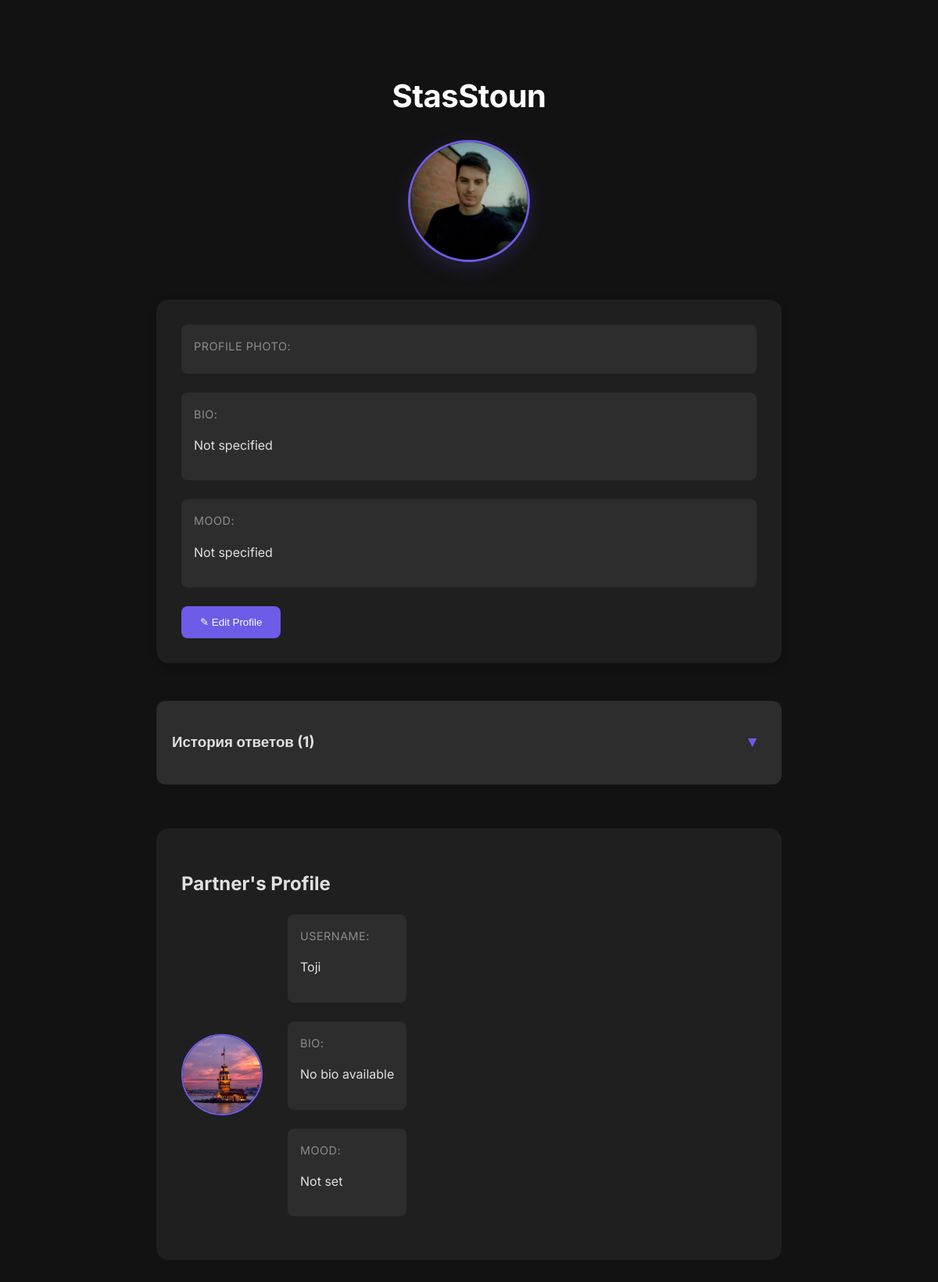
/profile/ (signed in), run on an earlier commit of the app's database.
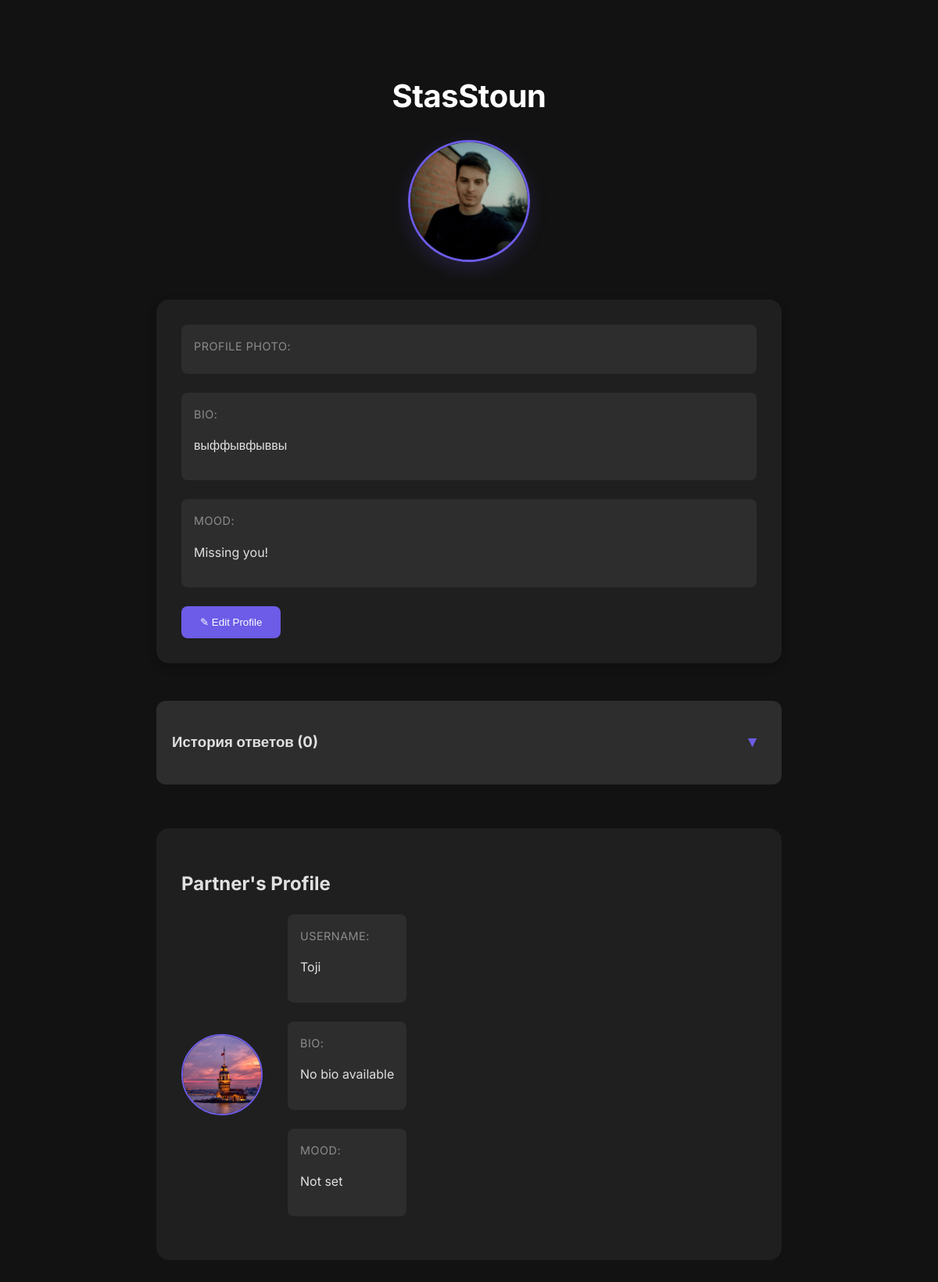
And on a later commit of the database.
### main/models.py (models this page shows, shortened)
class Profile(models.Model):
    user = models.OneToOneField(User, on_delete=models.CASCADE, related_name='profile')
    picture = models.ImageField(upload_to='pictures/', blank=True, null=True)
    bio = models.TextField(blank=True, null=True)
    mood = models.CharField(max_length=100, blank=True, null=True)
    unique_code = models.UUIDField(default=uuid.uuid4, null=True, blank=True)
    partner = models.OneToOneField('self', null=True, blank=True, on_delete=models.SET_NULL)

### main/views.py (the view)
# urls.py: path('profile/', views.profile_view, name='profile'),
@login_required
def profile_view(request):
    try:
        profile = request.user.profile
    except Profile.DoesNotExist:
        profile = Profile.objects.create(user=request.user)
    if profile.picture:
        picture_url = profile.picture.url  # Путь к изображению
    else:
        picture_url = None
    profile = get_object_or_404(Profile, user=request.user)
    answers = UserAnswer.objects.filter(user=request.user).select_related(
        'question__category',
        'chosen_answer'
    ).order_by('created_at')
    if request.method == 'POST':
        form = ProfileEditForm(request.POST, request.FILES, instance=profile)
        if form.is_valid():
            form.save()
            return redirect('profile')
    else:
        form = ProfileEditForm(instance=profile)
    return render(request, 'profile.html', {'profile': profile, 'answers': answers, 'picture_url': picture_url, 'form': form })

### main/templates/profile.html (shortened to what this page needs)
{% load static %}
{% block content %}
<!DOCTYPE html>
<html lang="en">
<head>
    <link rel="stylesheet" href="{% static 'css/profile.css' %}">
</head>
<body>
    <div class="container">
        <div class="profile-header">
            <h1 class="profile-username">{{ user.username }}</h1>
            <div class="profile-avatar">
                {% if user.profile.picture %}
                    <img src="{{ user.profile.picture.url }}" alt="{{ user.username }}'s Profile Picture" class="avatar-image">
                {% else %}
                    <img src="{% static 'images/my_photo.png' %}" alt="Default Avatar" class="avatar-image">
                {% endif %}
            </div>
        </div>
        <div class="profile-section">
            <div class="view-mode">
                <div class="info-item">
                    <span class="info-label">Profile Photo:</span>
                </div>
                <div class="info-item">
                    <span class="info-label">Bio:</span>
                    <p class="view-bio">{{ form.bio.value|default:"Not specified" }}</p>
                </div>
                <div class="info-item">
                    <span class="info-label">Mood:</span>
                    <p class="view-mood">{{ form.mood.value|default:"Not specified" }}</p>
                </div>
                <button onclick="enableEdit()" class="edit-button">✎ Edit Profile</button>
            </div>
        </div>
        <section class="answers-history">
            <div class="history-header">
                <h3>История ответов ({{ answers.count }})</h3>
                <button class="toggle-answers">▼</button>
            </div>
        </section>
        {% if user.profile.partner %}
        <div class="partner-section">
            <h2 class="section-title">Partner's Profile</h2>
            <div class="partner-info">
                <div class="partner-avatar">
                    {% if user.profile.partner.picture %}
                        <img src="{{ user.profile.partner.picture.url }}" alt="{{ user.profile.partner.user.username }}'s Profile Picture" class="avatar-image">
                    {% else %}
                        <img src="{% static 'images/default-avatar.png' %}" alt="Default Avatar" class="avatar-image">
                    {% endif %}
                </div>
                <div class="partner-details">
                    <div class="info-item">
                        <span class="info-label">Username:</span>
                        <p class="info-content">{{ user.profile.partner.user.username }}</p>
                    </div>
                    <div class="info-item">
                        <span class="info-label">Bio:</span>
                        <p class="info-content">{{ user.profile.partner.bio|default:"No bio available" }}</p>
                    </div>
                    <div class="info-item">
                        <span class="info-label">Mood:</span>
                        <p class="info-content">{{ user.profile.partner.mood|default:"Not set" }}</p>
                    </div>
                </div>
            </div>
        </div>
        {% endif %}
    </div>
</body>
</html>
{% endblock %}

What changed in the data, as far as the page shows it:
now on this page (row edited): Profile: bio.value "выффывфыввы", mood.value "Missing you!"
Also different on the page:
{{ answers.count }}: "1" → "0"
text no longer shown: "Not specified Not specified"
